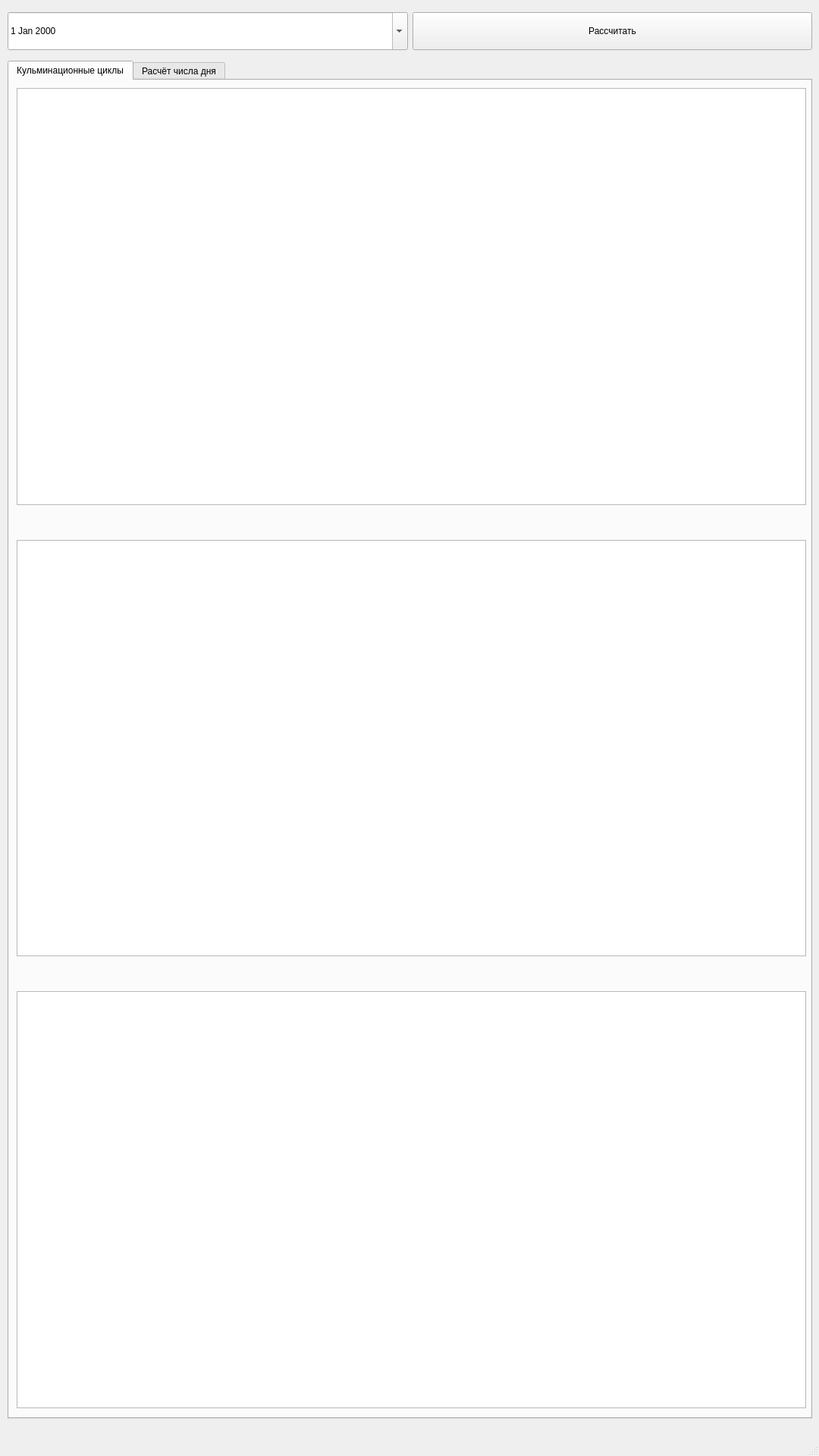
<?xml version="1.0" encoding="UTF-8"?>
<ui version="4.0">
 <class>MainWindow</class>
 <widget class="QMainWindow" name="MainWindow">
  <property name="geometry">
   <rect>
    <x>0</x>
    <y>0</y>
    <width>1080</width>
    <height>1920</height>
   </rect>
  </property>
  <property name="windowTitle">
   <string>Нумерологический помощник</string>
  </property>
  <widget class="QWidget" name="centralwidget">
   <widget class="QWidget" name="formLayoutWidget">
    <property name="geometry">
     <rect>
      <x>10</x>
      <y>10</y>
      <width>1061</width>
      <height>62</height>
     </rect>
    </property>
    <layout class="QHBoxLayout" name="horizontalLayout">
     <item>
      <widget class="QDateEdit" name="dateEdit">
       <property name="minimumSize">
        <size>
         <width>200</width>
         <height>50</height>
        </size>
       </property>
       <property name="calendarPopup">
        <bool>true</bool>
       </property>
      </widget>
     </item>
     <item>
      <widget class="QPushButton" name="pushButton">
       <property name="minimumSize">
        <size>
         <width>200</width>
         <height>50</height>
        </size>
       </property>
       <property name="text">
        <string>Рассчитать</string>
       </property>
      </widget>
     </item>
    </layout>
   </widget>
   <widget class="QTabWidget" name="tabWidget">
    <property name="geometry">
     <rect>
      <x>10</x>
      <y>80</y>
      <width>1061</width>
      <height>1791</height>
     </rect>
    </property>
    <property name="currentIndex">
     <number>0</number>
    </property>
    <widget class="QWidget" name="tabWidgetPage1" native="true">
     <property name="accessibleName">
      <string/>
     </property>
     <attribute name="title">
      <string>Кульминационные циклы</string>
     </attribute>
     <widget class="QWidget" name="verticalLayoutWidget">
      <property name="geometry">
       <rect>
        <x>10</x>
        <y>10</y>
        <width>1041</width>
        <height>1741</height>
       </rect>
      </property>
      <layout class="QVBoxLayout" name="verticalLayout">
       <item>
        <widget class="QChartView" name="chartView"/>
       </item>
       <item>
        <spacer name="verticalSpacer">
         <property name="orientation">
          <enum>Qt::Vertical</enum>
         </property>
         <property name="sizeType">
          <enum>QSizePolicy::Fixed</enum>
         </property>
         <property name="sizeHint" stdset="0">
          <size>
           <width>20</width>
           <height>40</height>
          </size>
         </property>
        </spacer>
       </item>
       <item>
        <widget class="QTableView" name="culminationTableView"/>
       </item>
       <item>
        <spacer name="verticalSpacer_3">
         <property name="orientation">
          <enum>Qt::Vertical</enum>
         </property>
         <property name="sizeType">
          <enum>QSizePolicy::Fixed</enum>
         </property>
         <property name="sizeHint" stdset="0">
          <size>
           <width>20</width>
           <height>40</height>
          </size>
         </property>
        </spacer>
       </item>
       <item>
        <widget class="QTextBrowser" name="descriptionTextBrowser">
         <property name="maximumSize">
          <size>
           <width>16777215</width>
           <height>16777215</height>
          </size>
         </property>
        </widget>
       </item>
      </layout>
     </widget>
    </widget>
    <widget class="QWidget" name="tabWidgetPage2" native="true">
     <attribute name="title">
      <string>Расчёт числа дня</string>
     </attribute>
     <widget class="QTableView" name="dayNumberTableView">
      <property name="geometry">
       <rect>
        <x>10</x>
        <y>60</y>
        <width>1041</width>
        <height>1691</height>
       </rect>
      </property>
     </widget>
     <widget class="QDateEdit" name="dayNumberFirstDate">
      <property name="geometry">
       <rect>
        <x>10</x>
        <y>10</y>
        <width>451</width>
        <height>41</height>
       </rect>
      </property>
      <property name="calendarPopup">
       <bool>true</bool>
      </property>
      <property name="date">
       <date>
        <year>2020</year>
        <month>3</month>
        <day>1</day>
       </date>
      </property>
     </widget>
     <widget class="QDateEdit" name="dayNumberSecondDate">
      <property name="geometry">
       <rect>
        <x>470</x>
        <y>10</y>
        <width>451</width>
        <height>41</height>
       </rect>
      </property>
      <property name="calendarPopup">
       <bool>true</bool>
      </property>
      <property name="date">
       <date>
        <year>2020</year>
        <month>4</month>
        <day>1</day>
       </date>
      </property>
     </widget>
    </widget>
   </widget>
  </widget>
  <widget class="QMenuBar" name="menubar">
   <property name="geometry">
    <rect>
     <x>0</x>
     <y>0</y>
     <width>1080</width>
     <height>21</height>
    </rect>
   </property>
  </widget>
  <widget class="QStatusBar" name="statusbar"/>
 </widget>
 <customwidgets>
  <customwidget>
   <class>QChartView</class>
   <extends>QGraphicsView</extends>
   <header>QtCharts</header>
  </customwidget>
 </customwidgets>
 <resources/>
 <connections/>
</ui>
